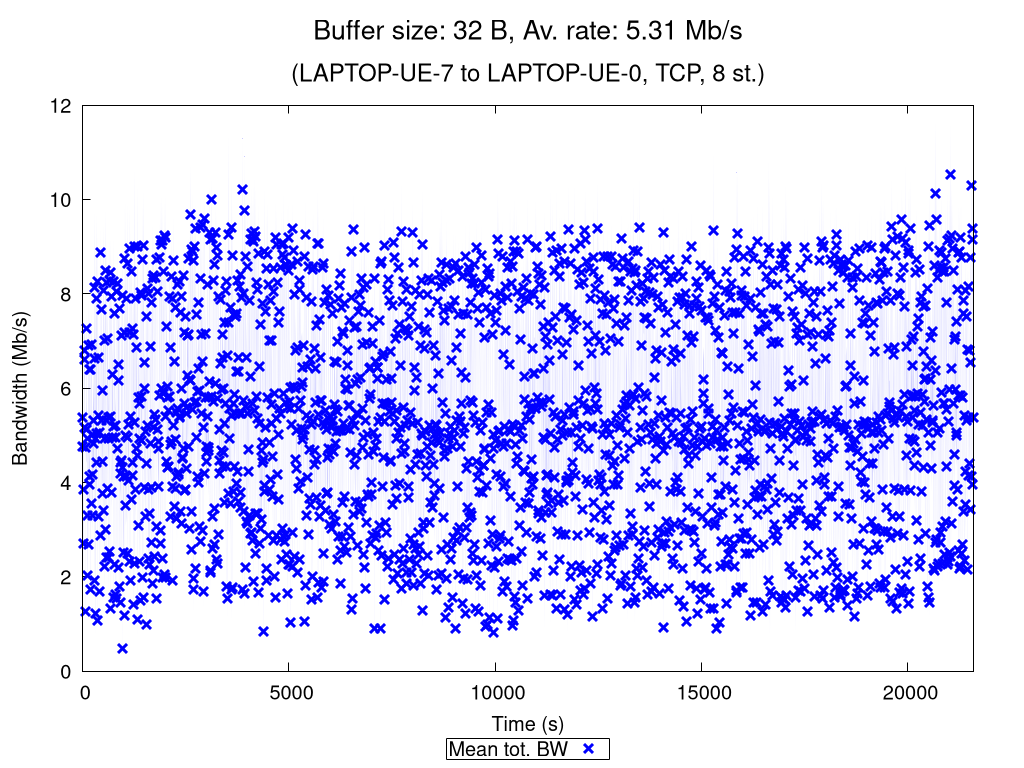

The script that saved this image:
set terminal pngcairo nocrop enhanced size 1024,768 font "Verdana,15"
set output "TCP_8_st_2020_10_29_09-52-50_two2one_00032B.png"

set title "{/=20 Buffer size: 32 B, Av. rate: 5.31 Mb/s}\n\n{/=18 (LAPTOP-UE-7 to LAPTOP-UE-0, TCP, 8 st.)}"

set xlabel "Time (s)"
set ylabel "Bandwidth (Mb/s)"
set ytics nomirror
set key bmargin center horizontal box samplen 1 width -1
set bmargin 4.6
set rmargin 4.5

rf = 1000000.0  # rate factor
set style fill transparent solid 0.2 noborder
set autoscale xfix
plot "TCP_8_st_2020_10_29_09-52-50_two2one_00032B_iperf_processed.dat" using 1:($2/rf-$3/rf):($2/rf+$3/rf) with filledcurves lc rgb "blue" notitle, \
     "" using 1:($2/rf) with points pt 2 ps 1.5 lw 3 lc rgb "blue" title "Mean tot. BW", \
